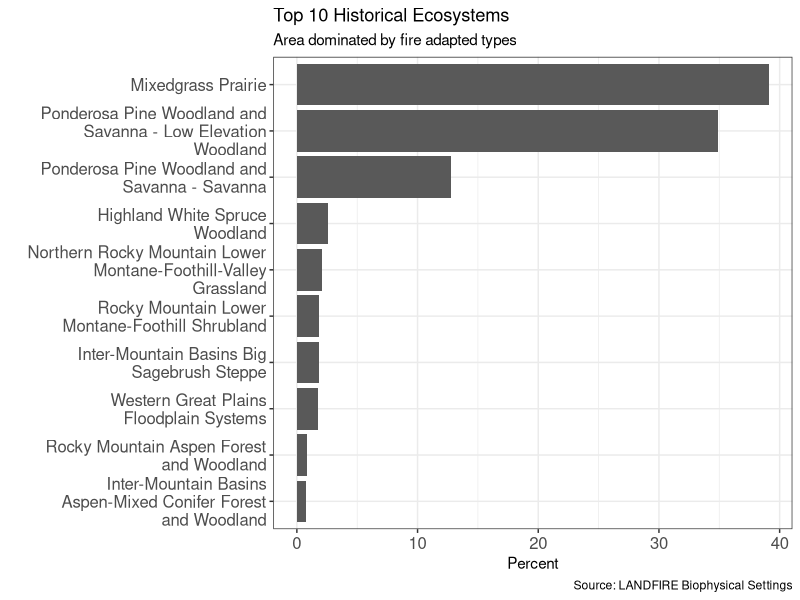
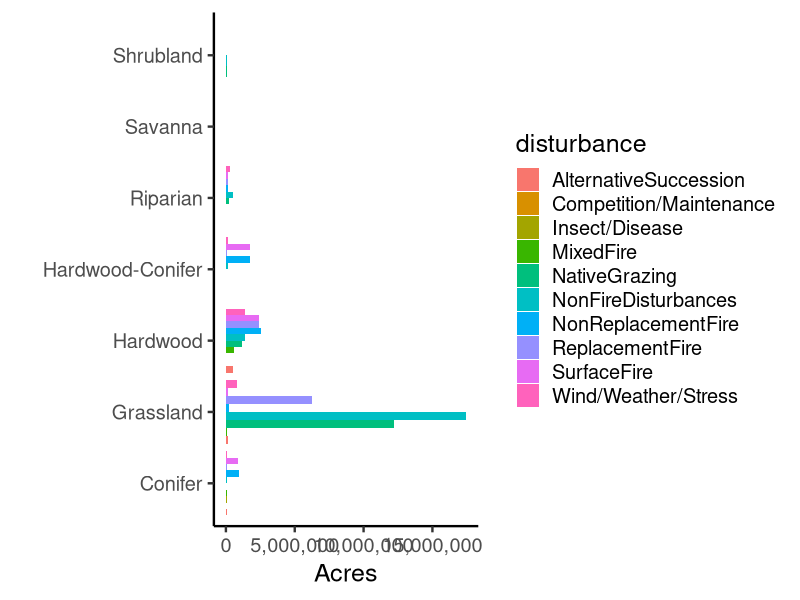
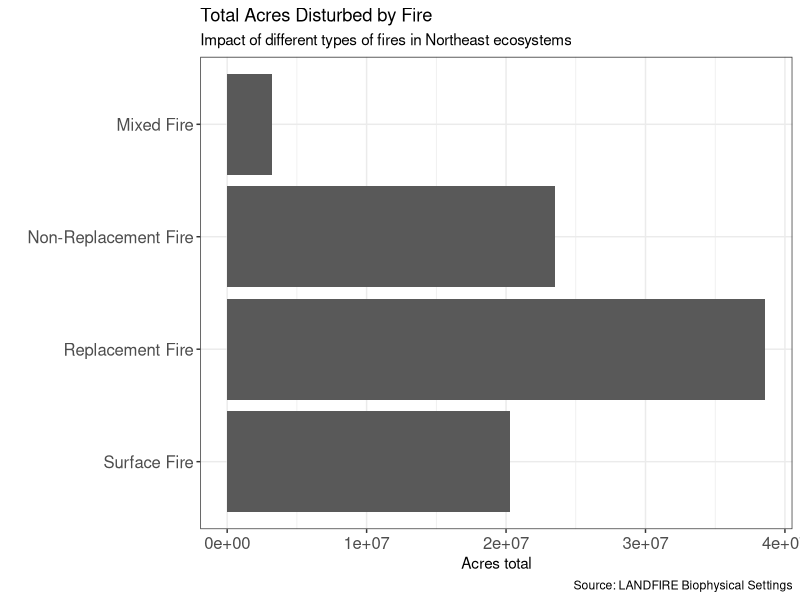
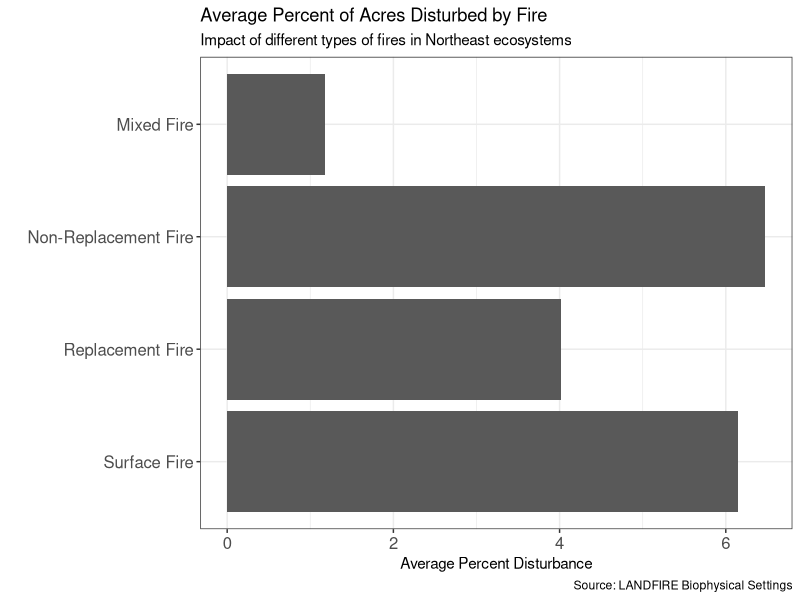
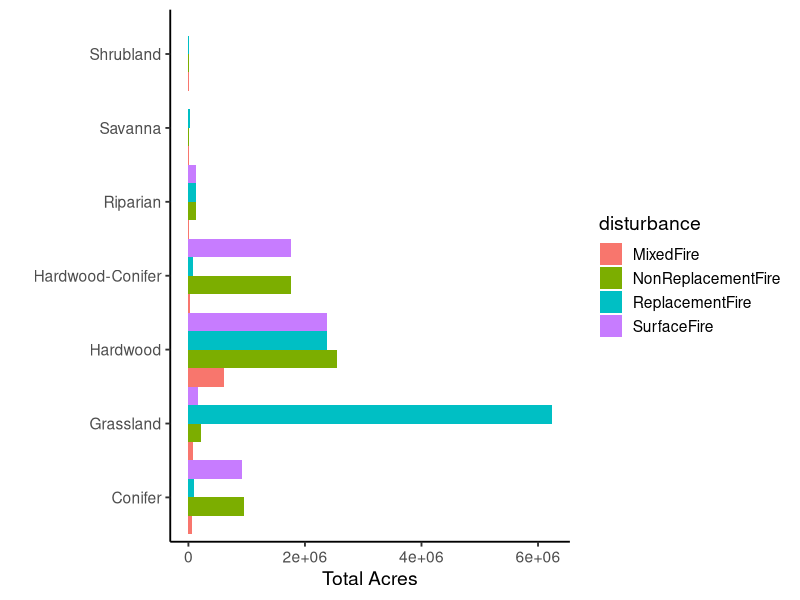
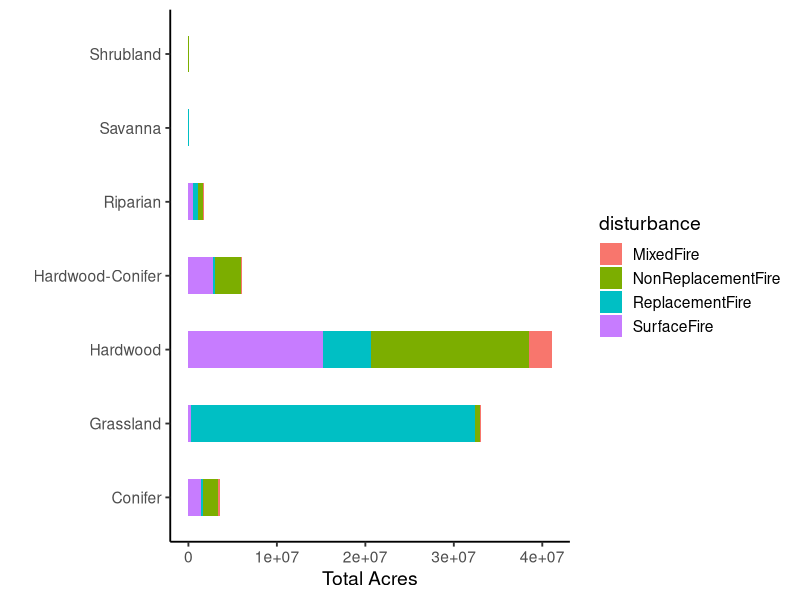

The R script that drew these images, in order:
## ---- chunk 1
library(tidyverse)
library(scales)
## ---- chunk 2
# read bps attribute table .csv and summarize
bpsname <- read.csv(file = "bps_aoi_attributes.csv") %>%
  group_by(BPS_NAME) %>%
  summarize(acres = sum(acres),
            hectare = sum(hectare),
            rel_percent = sum(rel_percent)) %>%
  arrange(desc(rel_percent)) %>%
  top_n(n = 10, wt = rel_percent)

# plot
ggplot(data = bpsname, aes(x = BPS_NAME, y = rel_percent)) +
  geom_bar(stat = "identity") +
  labs(title = "Top 10 Historical Ecosystems", 
       subtitle = "Area dominated by fire adapted types", 
       caption = "Source: LANDFIRE Biophysical Settings", 
       x = "", y = "Percent")+
  scale_x_discrete(limits = rev(bpsname$BPS_NAME), labels = wrap_format(30)) +
  coord_flip() +
  theme_bw()+ 
  theme(axis.text=element_text(size=12))
## ---- chunk 3

rawData <- read_csv("rawData.csv")
ggplot(rawData) +
  # add bar for each discipline colored by gender
  geom_bar(aes(x = groupVeg, y = acresDisturbed, fill = disturbance),
           stat = "identity", position = "dodge") +
  coord_flip()+
  # name axes and remove gap between bars and y-axis
  scale_y_continuous("Acres", labels = comma) +
  scale_x_discrete("") +
  # remove grey theme
  theme_classic(base_size = 18) 

## ---- chunk 4
library(readr)
rawData <- read_csv("rawData.csv")
View(rawData)

fireDisturbances <- rawData %>% filter(
  disturbance == "SurfaceFire" | disturbance == "ReplacementFire" 
  | disturbance == "NonReplacementFire" | disturbance == "MixedFire"
)

# basically making each type of disturbance its own dataframe, just for simplicity's sake
replacementFire <- fireDisturbances %>% filter(
  disturbance == "ReplacementFire" )
nonreplacementFire <- fireDisturbances %>% filter(
  disturbance == "NonReplacementFire" )
surfaceFire <- fireDisturbances %>% filter(
  disturbance == "SurfaceFire" )
mixedFire <- fireDisturbances %>% filter(
  disturbance == "MixedFire" )

## time to create a data frame with two columns: the types of disturbances and the affected acres 
typeByAcreDisturbance <- data.frame("Type" = c("Mixed Fire", "Non-Replacement Fire", "Replacement Fire", "Surface Fire"),
           "AcresDisturbed" = c(sum(mixedFire$acresDisturbed), sum(nonreplacementFire$acresDisturbed), 
                                 sum(replacementFire$acresDisturbed), sum(surfaceFire$acresDisturbed)))

  # stealing code from Randy's bar graph and trying to apply it to this data set
ggplot(data = typeByAcreDisturbance, aes(x = Type, y = AcresDisturbed)) +
  geom_bar(stat = "identity") +
  labs(title = "Total Acres Disturbed by Fire", 
       subtitle = "Impact of different types of fires in Northeast ecosystems", 
       caption = "Source: LANDFIRE Biophysical Settings", 
       x = "", y = "Acres total")+
  scale_x_discrete(limits = rev(typeByAcreDisturbance$Type), labels = wrap_format(30)) +
  coord_flip() +
  theme_bw()+ 
  theme(axis.text=element_text(size=12))

## ---- chunk 5

## time to create a data frame with two columns: the types of disturbances and the affected acres 
typeByPercentDisturbance <- data.frame("Type" = c("Mixed Fire", "Non-Replacement Fire", "Replacement Fire", "Surface Fire"),
           "PercentDisturbed" = c(mean(mixedFire$percentDisturbed), mean(nonreplacementFire$percentDisturbed), 
                                 mean(replacementFire$percentDisturbed), mean(surfaceFire$percentDisturbed)))
# stealing Randy's graph yet again
ggplot(data = typeByPercentDisturbance, aes(x = Type, y = PercentDisturbed)) +
  geom_bar(stat = "identity") +
  labs(title = "Average Percent of Acres Disturbed by Fire", 
       subtitle = "Impact of different types of fires in Northeast ecosystems", 
       caption = "Source: LANDFIRE Biophysical Settings", 
       x = "", y = "Average Percent Disturbance")+
  scale_x_discrete(limits = rev(typeByAcreDisturbance$Type), labels = wrap_format(30)) +
  coord_flip() +
  theme_bw()+ 
  theme(axis.text=element_text(size=12))

## ---- chunk 6

rawData <- read_csv("rawData.csv")
ggplot(fireDisturbances) +
  # add bar for each discipline colored by gender
  geom_bar(aes(x = groupVeg, y = acresDisturbed, fill = disturbance),
           stat = "identity", width=1, position = "dodge") +
  coord_flip()+
  # name axes and remove gap between bars and y-axis
  scale_y_continuous("Total Acres", labels = wrap_format(30)) +
  scale_x_discrete("") +
  # remove grey theme
  theme_classic(base_size = 14) 
## ---- chunk 7
rawData <- read_csv("rawData.csv")
ggplot(fireDisturbances) +
  # add bar for each discipline colored by gender
  geom_bar(aes(x = groupVeg, y = acresDisturbed, fill = disturbance),
           stat = "identity", width=0.5, position = "stack") +
  coord_flip()+
  # name axes and remove gap between bars and y-axis
  scale_y_continuous("Total Acres", labels = wrap_format(30)) +
  scale_x_discrete("") +
  # remove grey theme
  theme_classic(base_size = 14)
